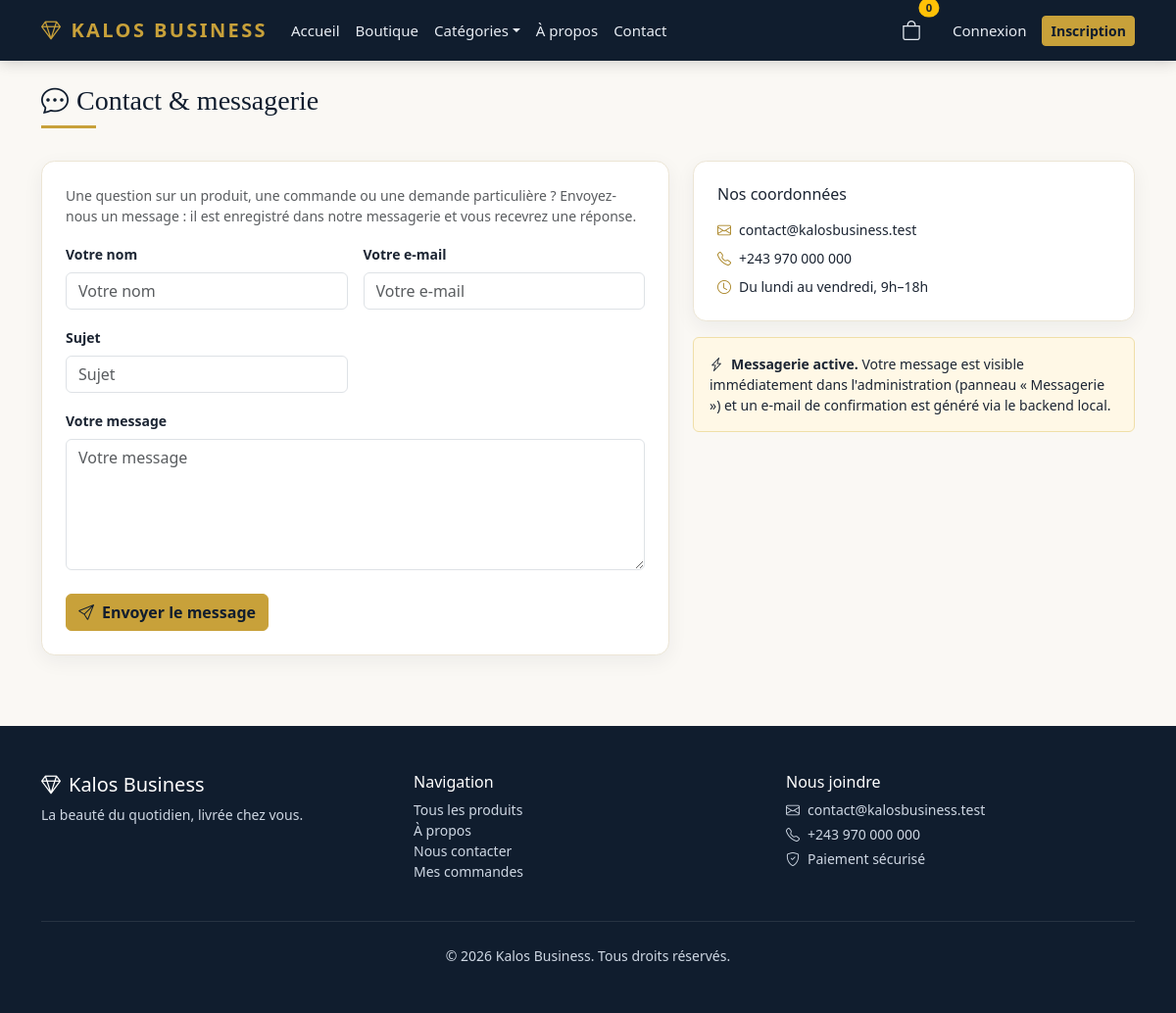
Page /contact/ on the committed database.
### boutique/models.py (models this page shows, shortened)
class Setting(models.Model):
    key = models.CharField(max_length=64, unique=True)
    value = models.TextField(blank=True)
    updated_at = models.DateTimeField('Modifiée le', auto_now=True)
    class Meta:
        verbose_name = 'Paramètre'
        verbose_name_plural = 'Paramètres'

### boutique/views.py (the view)
# urls.py: path('contact/', views.contact, name='contact'),
def contact(request):
    if request.method == 'POST':
        form = ContactForm(request.POST)
        if form.is_valid():
            data = form.cleaned_data
            message = Message.objects.create(
                user=request.user if request.user.is_authenticated else None,
                name=data['name'],
                email=data['email'],
                subject=data['subject'],
                body=data['body'],
            )
            send_message(
                f'[Kalos Business] Nouveau message : {message.subject}',
                f'De : {message.name} <{message.email}>\n\n{message.body}\n\n'
                f'Répondre : {request.build_absolute_uri(message.get_thread_url())}',
                get_value('contact_email', 'contact@kalosbusiness.test'),
            )
            send_message(
                'Kalos Business — nous avons reçu votre message',
                f'Bonjour {message.name},\n\nVotre message « {message.subject} » a bien été reçu. '
                'Notre équipe vous répondra rapidement.\n\n'
                f'Suivre la conversation : {request.build_absolute_uri(message.get_thread_url())}\n\n'
                'L’équipe Kalos Business',
                message.email,
            )
            messages.success(request, 'Votre message a été envoyé. Suivez la réponse ici.')
            return redirect('message_thread', token=message.thread_token)
    else:
        user = request.user
        form = ContactForm(
            initial={
                'name': (user.get_full_name() or user.username) if user.is_authenticated else '',
                'email': user.email if user.is_authenticated else '',
            }
        )
    return render(request, 'boutique/contact.html', {'form': form})

### boutique/forms.py
class ContactForm(BootstrapFormMixin, forms.Form):
    name = forms.CharField(label='Votre nom', max_length=120)
    email = forms.EmailField(label='Votre e-mail')
    subject = forms.CharField(label='Sujet', max_length=180)
    body = forms.CharField(label='Votre message', widget=forms.Textarea(attrs={'rows': 5}))

### boutique/cart.py (called while the page is built, shortened)
def get_cart(request):
    user = request.user if request.user.is_authenticated else None
    if not request.session.session_key:
        request.session.create()
    cart, _ = Cart.objects.get_or_create(session_key=request.session.session_key)
    return cart

### boutique/context_processors.py (called while the page is built)
def site_context(request):
    values = get_all()
    cart = None
    try:
        cart = get_cart(request)
    except Exception:
        pass
    notifications = []
    user = getattr(request, 'user', None)
    if user is not None and user.is_authenticated:
        notifications = list(user.notifications.filter(is_read=False)[:5])
    return {
        'kalos_name': values['site_name'],
        'kalos_tagline': values['site_tagline'],
        'kalos_currency': values['currency'],
        'kalos_contact_email': values['contact_email'],
        'kalos_contact_phone': values['contact_phone'],
        'kalos_shop_open': values['shop_open'],
        'cart': cart,
        'nav_categories': Category.objects.filter(is_active=True)[:8],
        'notifications': notifications,
    }

### boutique/forms.py (called while the page is built)
    def apply_bootstrap(self):
        for name, field in self.fields.items():
            css = field.widget.attrs.get('class', '')
            if isinstance(field.widget, forms.CheckboxInput):
                field.widget.attrs['class'] = (css + ' form-check-input').strip()
            elif isinstance(field.widget, forms.Select):
                field.widget.attrs['class'] = (css + ' form-select').strip()
            else:
                field.widget.attrs['class'] = (css + ' form-control').strip()
            field.widget.attrs.setdefault('placeholder', field.label)

### boutique/templates/boutique/contact.html (shortened to what this page needs)
{% extends 'boutique/base.html' %}
{% block content %}
<div class="container">
  <h1 class="section-title h3 mb-4"><i class="bi bi-chat-dots me-2"></i>Contact & messagerie</h1>
  <div class="row g-4">
    <div class="col-lg-7">
      <div class="summary-box p-4">
        <p class="text-muted small">Une question sur un produit, une commande ou une demande particulière ? Envoyez-nous un message : il est enregistré dans notre messagerie et vous recevrez une réponse.</p>
        <form method="post">
          <div class="row g-3">
            {% for field in form %}
              <div class="{% if field.name == 'body' %}col-12{% else %}col-md-6{% endif %}">
                <label for="{{ field.id_for_label }}" class="form-label small fw-semibold">{{ field.label }}</label>
                {{ field }}
              </div>
            {% endfor %}
          </div>
          <button type="submit" class="btn btn-kalos mt-4"><i class="bi bi-send me-2"></i>Envoyer le message</button>
        </form>
      </div>
    </div>
    <div class="col-lg-5">
      <div class="summary-box p-4 mb-3">
        <h6 class="mb-3">Nos coordonnées</h6>
        <p class="small mb-2"><i class="bi bi-envelope me-2" style="color:#a98424;"></i>{{ kalos_contact_email }}</p>
        <p class="small mb-2"><i class="bi bi-telephone me-2" style="color:#a98424;"></i>{{ kalos_contact_phone }}</p>
        <p class="small mb-0"><i class="bi bi-clock me-2" style="color:#a98424;"></i>Du lundi au vendredi, 9h–18h</p>
      </div>
      <div class="alert alert-kalos-note small mb-0">
        <i class="bi bi-lightning-charge me-2"></i><strong>Messagerie active.</strong>
        Votre message est visible immédiatement dans l'administration (panneau « Messagerie ») et un e-mail de confirmation est généré via le backend local.
      </div>
    </div>
  </div>
</div>
{% endblock %}

### boutique/templates/boutique/base.html (shortened to what this page needs)
{% load static %}
<!doctype html>
<html lang="fr">
<head>
  <link href="https://cdn.jsdelivr.net/npm/bootstrap@5.3.3/dist/css/bootstrap.min.css" rel="stylesheet">
  <link href="https://cdn.jsdelivr.net/npm/bootstrap-icons@1.11.3/font/bootstrap-icons.min.css" rel="stylesheet">
  <link rel="stylesheet" href="{% static 'kalos.css' %}">
</head>
<body>
<nav class="navbar navbar-expand-lg kalos-navbar sticky-top">
  <div class="container">
    <a class="navbar-brand" href="{% url 'home' %}"><i class="bi bi-gem me-2"></i>{{ kalos_name }}</a>
    <div class="collapse navbar-collapse" id="kalosNav">
      <ul class="navbar-nav me-auto mb-2 mb-lg-0">
        <li class="nav-item"><a class="nav-link" href="{% url 'home' %}">Accueil</a></li>
        <li class="nav-item"><a class="nav-link" href="{% url 'catalog' %}">Boutique</a></li>
        {% if nav_categories %}
          <li class="nav-item dropdown">
            <a class="nav-link dropdown-toggle" href="#" role="button" data-bs-toggle="dropdown">Catégories</a>
          </li>
        {% endif %}
        <li class="nav-item"><a class="nav-link" href="{% url 'about' %}">À propos</a></li>
        <li class="nav-item"><a class="nav-link" href="{% url 'contact' %}">Contact</a></li>
      </ul>
      <ul class="navbar-nav ms-auto align-items-lg-center">
        <li class="nav-item me-lg-3">
          <a class="nav-link position-relative" href="{% url 'cart' %}">
            <i class="bi bi-bag fs-5"></i>
            <span class="position-absolute top-0 start-100 translate-middle badge rounded-pill bg-warning text-dark">
              {{ cart.count|default:0 }}
            </span>
          </a>
        </li>
        {% if user.is_authenticated %}
          {% if user.is_staff %}
            <li class="nav-item me-lg-2">
              <a class="nav-link text-warning fw-semibold" href="{% url 'dashboard' %}">
                <i class="bi bi-speedometer2 me-1"></i>Administration
              </a>
            </li>
          {% endif %}
          <li class="nav-item dropdown">
            <a class="nav-link dropdown-toggle" href="#" role="button" data-bs-toggle="dropdown">
              <i class="bi bi-person-circle me-1"></i>{{ user.username }}
              {% if user.is_staff %}<span class="badge bg-warning text-dark ms-1">Admin</span>{% endif %}
            </a>
            <ul class="dropdown-menu dropdown-menu-dark dropdown-menu-lg-end">
              {% if user.is_staff %}
                <li><a class="dropdown-item" href="{% url 'dashboard' %}"><i class="bi bi-speedometer2 me-2"></i>Tableau de bord</a></li>
                <li><a class="dropdown-item" href="/admin/"><i class="bi bi-gear me-2"></i>Interface Django (superuser)</a></li>
                <li><hr class="dropdown-divider"></li>
              {% endif %}
              <li><a class="dropdown-item" href="{% url 'my_orders' %}"><i class="bi bi-box-seam me-2"></i>Mes commandes</a></li>
              <li><a class="dropdown-item" href="{% url 'contact' %}"><i class="bi bi-envelope me-2"></i>Messagerie</a></li>
              <li><hr class="dropdown-divider"></li>
              <li>
                <form method="post" action="{% url 'logout' %}">
                  {% csrf_token %}
                  <button type="submit" class="dropdown-item"><i class="bi bi-box-arrow-right me-2"></i>Déconnexion</button>
                </form>
              </li>
            </ul>
          </li>
        {% else %}
          <li class="nav-item"><a class="nav-link" href="{% url 'login' %}">Connexion</a></li>
          <li class="nav-item"><a class="btn btn-kalos btn-sm ms-lg-2" href="{% url 'register' %}">Inscription</a></li>
        {% endif %}
      </ul>
    </div>
  </div>
</nav>
<main class="py-4">
  {% block content %}{% endblock %}
</main>
<footer class="kalos-footer mt-5 py-5">
  <div class="container">
    <div class="row gy-4">
      <div class="col-md-4">
        <h5 class="text-white"><i class="bi bi-gem me-2"></i>{{ kalos_name }}</h5>
        <p class="small">{{ kalos_tagline }}</p>
      </div>
      <div class="col-md-4">
        <h6 class="text-white">Navigation</h6>
        <ul class="list-unstyled small">
          <li><a href="{% url 'catalog' %}">Tous les produits</a></li>
          <li><a href="{% url 'about' %}">À propos</a></li>
          <li><a href="{% url 'contact' %}">Nous contacter</a></li>
          <li><a href="{% url 'my_orders' %}">Mes commandes</a></li>
        </ul>
      </div>
      <div class="col-md-4">
        <h6 class="text-white">Nous joindre</h6>
        <p class="small mb-1"><i class="bi bi-envelope me-2"></i>{{ kalos_contact_email }}</p>
        <p class="small mb-1"><i class="bi bi-telephone me-2"></i>{{ kalos_contact_phone }}</p>
        <p class="small"><i class="bi bi-shield-check me-2"></i>Paiement sécurisé</p>
      </div>
    </div>
    <hr class="border-secondary my-4">
    <p class="small text-center mb-0">© {% now "Y" %} {{ kalos_name }}. Tous droits réservés.</p>
  </div>
</footer>
</body>
</html>

### boutique/static/kalos.css (style rules this page uses)
:root { --kalos-navy: #101d2e; --kalos-navy-light: #1b2c43; --kalos-gold: #c8a13a; --kalos-gold-dark: #a98424; --kalos-cream: #faf8f4; --kalos-muted: #6b7280; }
body { background: var(--kalos-cream); color: #1c2533; font-family: "Segoe UI", system-ui, -apple-system, sans-serif; }
.kalos-navbar { background: var(--kalos-navy); box-shadow: 0 2px 14px rgba(0, 0, 0, .18); }
.kalos-navbar .navbar-brand { color: var(--kalos-gold); font-weight: 700; letter-spacing: .12em; text-transform: uppercase; }
.kalos-navbar .nav-link { color: #e7ecf3; font-size: .94rem; }
.btn-kalos { background: var(--kalos-gold); border-color: var(--kalos-gold); color: var(--kalos-navy); font-weight: 600; }
.section-title { font-family: Georgia, "Times New Roman", serif; color: var(--kalos-navy); position: relative; padding-bottom: .6rem; }
.section-title::after { content: ""; display: block; width: 56px; height: 3px; background: var(--kalos-gold); margin-top: .5rem; }
.summary-box { background: #fff; border: 1px solid #ece5d5; border-radius: .85rem; box-shadow: 0 6px 20px rgba(16, 29, 46, .06); }
.kalos-footer { background: var(--kalos-navy); color: #ced7e3; }
.kalos-footer a { color: #ced7e3; text-decoration: none; }
.alert-kalos-note { background: #fff8e6; border: 1px solid #f0dfa8; }

### rows in the picture
Setting: value "KALOS BUSINESS", value "Kalos Business"
Setting: value "contact@kalosbusiness.test"
Setting: value "+243 970 000 000"
Setting: value "La beauté du quotidien, livrée chez vous."

### other values in the picture
{{ cart.count|default:0 }} "0"
{{ field.label }} "Votre nom" "Votre e-mail" "Sujet" "Votre message"
